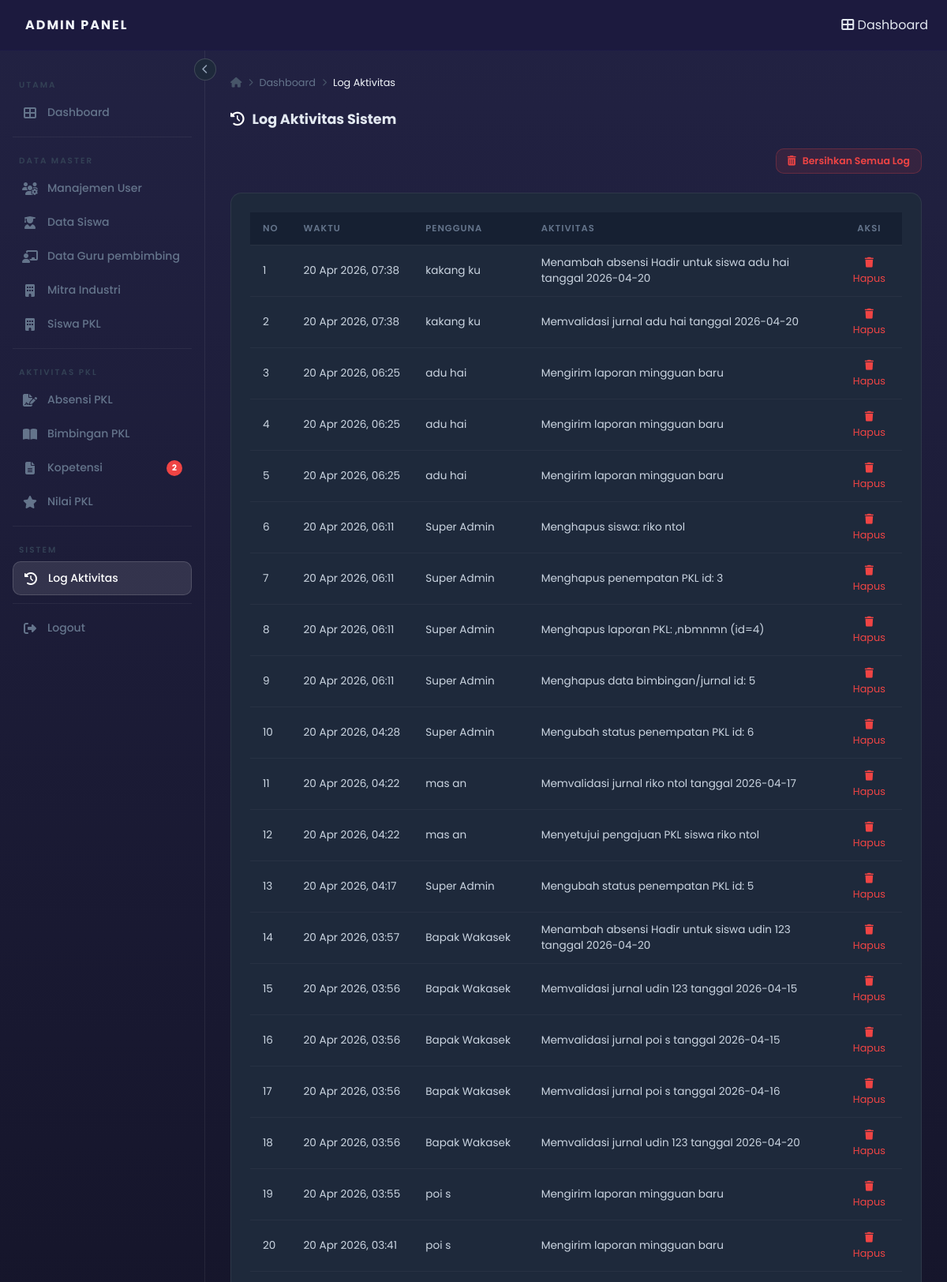
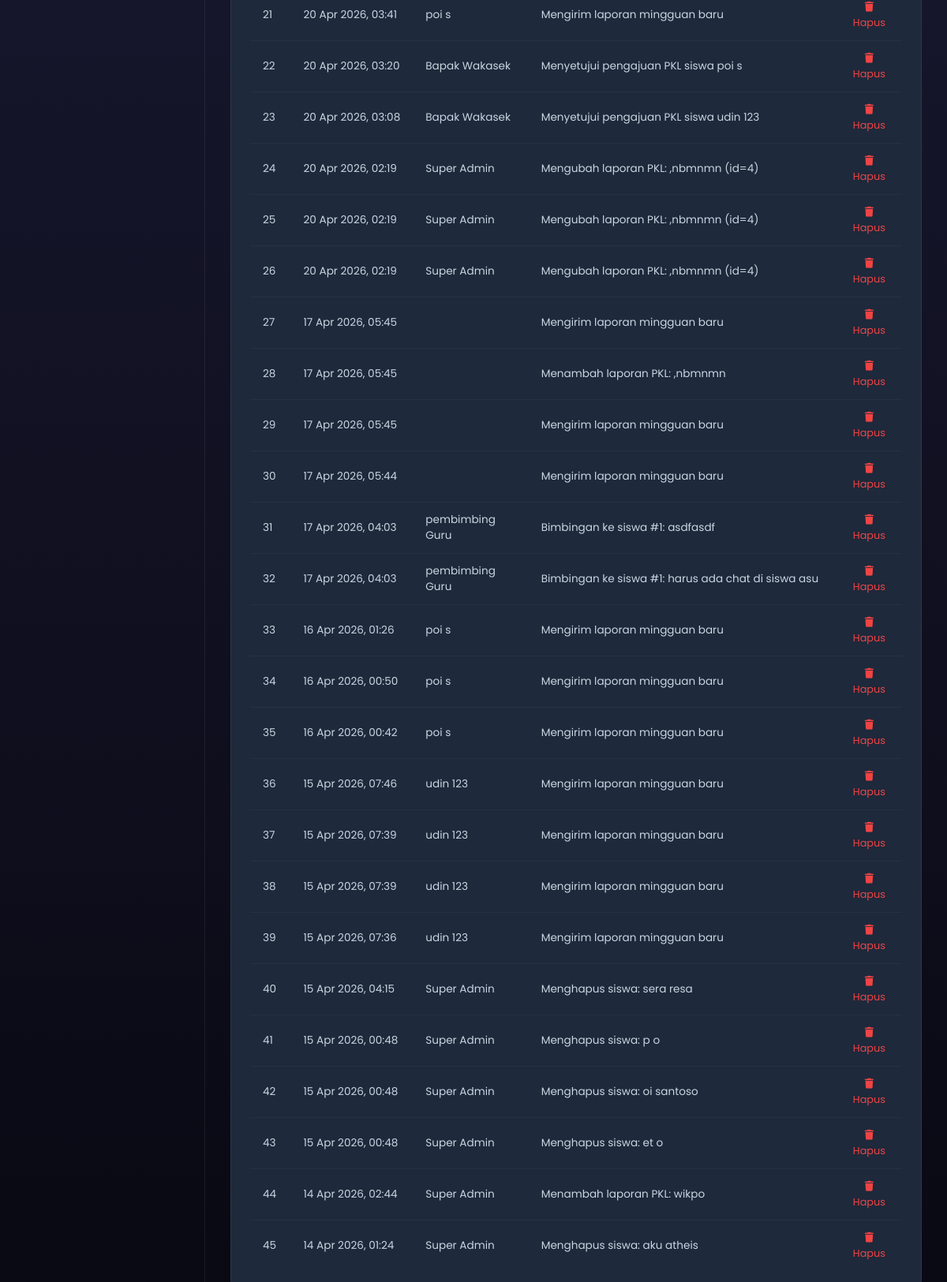
The page /admin/log-aktivitas.php (signed in) on the database its author committed (2 pictures, top to bottom).
### tables this page shows
CREATE TABLE `log_aktivitas` (
  `id_log` int(11) NOT NULL,
  `id_users` int(11) DEFAULT NULL,
  `aktivitas` text NOT NULL,
  `waktu` timestamp NOT NULL DEFAULT current_timestamp()
);

CREATE TABLE `users` (
  `id` int(11) NOT NULL,
  `nama_depan` varchar(50) NOT NULL,
  `nama_belakang` varchar(50) NOT NULL,
  `email` varchar(100) NOT NULL,
  `password` varchar(255) NOT NULL,
  `role` enum('siswa','pembimbing','wakasek','admin') NOT NULL,
  `created_at` timestamp NOT NULL DEFAULT current_timestamp()
);

### admin/log-aktivitas.php (the view, shortened to what this page needs)
<?php
include "../config.php";
include '_header_admin.php';
$tbl_exists = mysqli_query($conn, "SHOW TABLES LIKE 'log_aktivitas'");
$has_log_table = (mysqli_num_rows($tbl_exists) > 0);
?>
<div class="page-header">
    <h2><i class="fas fa-history"></i> Log Aktivitas Sistem</h2>
</div>
<?php if (!$has_log_table): ?>
<!-- ============================================================
     Tabel log_aktivitas belum ada — tampilkan aktivitas dari tabel yang ada
     ============================================================ -->
<div class="card" style="margin-bottom:16px; padding:16px; background:rgba(245,158,11,0.08); border:1px solid rgba(245,158,11,0.3); border-radius:12px;">
    <p style="color:#f59e0b; margin:0; font-size:.85rem;">
        <i class="fas fa-exclamation-triangle"></i>
        <strong>Tabel <code>log_aktivitas</code> belum ada di database.</strong>
        Menampilkan aktivitas dari tabel yang tersedia. Untuk mengaktifkan log permanen,
        jalankan perintah SQL berikut di phpMyAdmin:
    </p>
    <pre style="background:rgba(0,0,0,0.3); padding:12px; border-radius:8px; font-size:.78rem; color:#94a3b8; margin-top:10px; overflow-x:auto;">
CREATE TABLE `log_aktivitas` (
  `id_log`    INT AUTO_INCREMENT PRIMARY KEY,
  `id_users`  INT DEFAULT NULL,
  `aktivitas` TEXT NOT NULL,
  `waktu`     TIMESTAMP DEFAULT CURRENT_TIMESTAMP,
  FOREIGN KEY (`id_users`) REFERENCES `users`(`id`) ON DELETE SET NULL
) ENGINE=InnoDB DEFAULT CHARSET=utf8mb4;</pre>
</div>
<div class="card">
    <div style="padding:12px 16px; border-bottom:1px solid rgba(255,255,255,0.06); font-size:.85rem; color:#94a3b8;">
        <i class="fas fa-info-circle"></i> Menampilkan aktivitas terbaru dari data yang ada
    </div>
    <div class="table-responsive">
        <table class="table">
            <thead>
                <tr>
                    <th>No</th>
                    <th>Waktu</th>
                    <th>Aktivitas</th>
                    <th>Pengguna</th>
                </tr>
            </thead>
            <tbody>
            <?php
            $query_log = "
                SELECT
                    j.tanggal AS waktu,
                    CONCAT('Mengisi jurnal harian: ', LEFT(j.kegiatan, 60), '...') AS aktivitas,
                    CONCAT(u.nama_depan, ' ', u.nama_belakang) AS pengguna
                FROM jurnal_harian j
                LEFT JOIN users u ON j.siswa_id = u.id
                UNION ALL
                SELECT
                    l.created_at AS waktu,
                    CONCAT('Upload laporan PKL [', l.jenis_laporan, ']: ', COALESCE(l.judul_laporan, '(Tanpa judul)')) AS aktivitas,
                    CONCAT(u.nama_depan, ' ', u.nama_belakang) AS pengguna
                FROM laporan_pkl l
                LEFT JOIN users u ON l.siswa_id = u.id
                UNION ALL
                SELECT
                    p.tanggal_pengajuan AS waktu,
                    CONCAT('Mengajukan PKL ke: ', p.nama_perusahaan) AS aktivitas,
                    CONCAT(u.nama_depan, ' ', u.nama_belakang) AS pengguna
                FROM pkl_pengajuan p
                LEFT JOIN users u ON p.ketua_id = u.id
                UNION ALL
                SELECT
                    u.created_at AS waktu,
                    CONCAT('Registrasi akun baru sebagai: ', u.role) AS aktivitas,
                    CONCAT(u.nama_depan, ' ', u.nama_belakang) AS pengguna
                FROM users u
                ORDER BY waktu DESC
                LIMIT 50
            ";
            $result = mysqli_query($conn, $query_log);
            $no = 1;
            if ($result && mysqli_num_rows($result) > 0):
                while ($row = mysqli_fetch_assoc($result)): ?>
                <tr>
                    <td><?= $no++; ?></td>
                    <td style="white-space:nowrap;"><?= date('d M Y, H:i', strtotime($row['waktu'])); ?></td>
                    <td><?= htmlspecialchars($row['aktivitas']); ?></td>
                    <td><?= htmlspecialchars($row['pengguna'] ?? '-'); ?></td>
                </tr>
                <?php endwhile;
            else: ?>
                <tr>
                    <td colspan="4" style="text-align:center; padding:20px; color:#64748b;">
                        Belum ada aktivitas yang tercatat.
                    </td>
                </tr>
            <?php endif; ?>
            </tbody>
        </table>
    </div>
</div>
<?php else: ?>
<div class="page-header" style="margin-top:0; justify-content:flex-end;">
    <a href="log-aktivitas.php?bersihkan_semua=1"
       class="btn btn-danger btn-sm"
       onclick="return confirm('Apakah Anda yakin ingin menghapus SEMUA log?')">
        <i class="fas fa-trash-alt"></i> Bersihkan Semua Log
    </a>
</div>
<?php
$query = "SELECT la.*, u.nama_depan, u.nama_belakang
          FROM log_aktivitas la
          LEFT JOIN users u ON la.id_users = u.id
          ORDER BY la.waktu DESC";
$result = mysqli_query($conn, $query);
?>
<div class="card">
    <div class="table-responsive">
        <table class="table">
            <thead>
                <tr>
                    <th>No</th>
                    <th>Waktu</th>
                    <th>Pengguna</th>
                    <th>Aktivitas</th>
                    <th style="text-align:center;">Aksi</th>
                </tr>
            </thead>
            <tbody>
            <?php
            $no = 1;
            if ($result && mysqli_num_rows($result) > 0):
                while ($row = mysqli_fetch_assoc($result)): ?>
                <tr>
                    <td><?= $no++; ?></td>
                    <td style="white-space:nowrap;"><?= date('d M Y, H:i', strtotime($row['waktu'])); ?></td>
                    <td><?= htmlspecialchars(($row['nama_depan'] ?? '') . ' ' . ($row['nama_belakang'] ?? '') ?: 'System'); ?></td>
                    <td><?= htmlspecialchars($row['aktivitas']); ?></td>
                    <td style="text-align:center;">
                        <a href="log-aktivitas.php?hapus=<?= $row['id_log']; ?>"
                           onclick="return confirm('Hapus log ini?')"
                           style="color:#ef4444; font-size:.8rem; text-decoration:none;">
                            <i class="fas fa-trash"></i> Hapus
                        </a>
                    </td>
                </tr>
                <?php endwhile;
            endif; ?>
            </tbody>
        </table>
    </div>
</div>
<?php endif; ?>
<?php include '_footer_admin.php'; ?>

### admin/style.css (style rules this page uses)
*, *::before, *::after { box-sizing: border-box; margin: 0; padding: 0; }
html { scroll-behavior: smooth; }
body { font-family: 'Poppins', sans-serif; background: linear-gradient(to bottom, #222243, #090913); color: #e2e8f0; min-height: 100vh; }
a { text-decoration: none; color: inherit; }
h2 { font-size: 1.25rem; font-weight: 600; color: #e2e8f0; }
.btn { display: inline-flex; align-items: center; gap: 8px; padding: 10px 20px; border-radius: 10px; font-family: 'Poppins', sans-serif; font-size: 0.85rem; font-weight: 600; cursor: pointer; transition: all 0.2s; border: none; text-decoration: none; }
.btn-danger { background: rgba(239, 68, 68, 0.1); color: #ef4444; border: 1px solid rgba(239, 68, 68, 0.25); }
.btn-sm { padding: 6px 14px; font-size: 0.78rem; }
.card { background: #1e293b; border: 1px solid rgba(255, 255, 255, 0.07); border-radius: 14px; padding: 24px; }
table { width: 100%; border-collapse: collapse; font-size: 0.85rem; }
thead tr { background: #162032; border-bottom: 1px solid rgba(255, 255, 255, 0.08); }
thead th { padding: 12px 16px; text-align: left; font-size: 0.72rem; font-weight: 600; color: #64748b; letter-spacing: 1px; text-transform: uppercase; white-space: nowrap; }
tbody tr { border-bottom: 1px solid rgba(255, 255, 255, 0.04); transition: background 0.15s; }
tbody tr:last-child { border-bottom: none; }
tbody td { padding: 12px 16px; color: #cbd5e1; vertical-align: middle; }
.page-header { display: flex; align-items: center; justify-content: space-between; gap: 16px; margin-bottom: 24px; flex-wrap: wrap; }
.page-header h2 { font-size: 1.1rem; font-weight: 700; color: #e2e8f0; display: flex; align-items: center; gap: 10px; }
.page-header h2 i { color: #ffffff; }

### rows shown on the page
log_aktivitas: waktu "20 Apr 2026, 07:38", id_users.nama_belakang "kakang ku", aktivitas "Menambah absensi Hadir untuk siswa adu hai tanggal 2026-04-20"
log_aktivitas: waktu "20 Apr 2026, 07:38", id_users.nama_belakang "kakang ku", aktivitas "Memvalidasi jurnal adu hai tanggal 2026-04-20"
log_aktivitas: waktu "20 Apr 2026, 06:25", id_users.nama_belakang "adu hai", aktivitas "Mengirim laporan mingguan baru"
log_aktivitas: waktu "20 Apr 2026, 06:25", id_users.nama_belakang "adu hai", aktivitas "Mengirim laporan mingguan baru"
log_aktivitas: waktu "20 Apr 2026, 06:25", id_users.nama_belakang "adu hai", aktivitas "Mengirim laporan mingguan baru"
log_aktivitas: waktu "20 Apr 2026, 06:11", id_users.nama_belakang "Super Admin", aktivitas "Menghapus siswa: riko ntol"
log_aktivitas: waktu "20 Apr 2026, 06:11", id_users.nama_belakang "Super Admin", aktivitas "Menghapus penempatan PKL id: 3"
log_aktivitas: waktu "20 Apr 2026, 06:11", id_users.nama_belakang "Super Admin", aktivitas "Menghapus laporan PKL: ,nbmnmn (id=4)"
log_aktivitas: waktu "20 Apr 2026, 06:11", id_users.nama_belakang "Super Admin", aktivitas "Menghapus data bimbingan/jurnal id: 5"
log_aktivitas: waktu "20 Apr 2026, 04:28", id_users.nama_belakang "Super Admin", aktivitas "Mengubah status penempatan PKL id: 6"
log_aktivitas: waktu "20 Apr 2026, 04:22", id_users.nama_belakang "mas an", aktivitas "Memvalidasi jurnal riko ntol tanggal 2026-04-17"
log_aktivitas: waktu "20 Apr 2026, 04:22", id_users.nama_belakang "mas an", aktivitas "Menyetujui pengajuan PKL siswa riko ntol"
log_aktivitas: waktu "20 Apr 2026, 04:17", id_users.nama_belakang "Super Admin", aktivitas "Mengubah status penempatan PKL id: 5"
log_aktivitas: waktu "20 Apr 2026, 03:57", id_users.nama_belakang "Bapak Wakasek", aktivitas "Menambah absensi Hadir untuk siswa udin 123 tanggal 2026-04-20"
log_aktivitas: waktu "20 Apr 2026, 03:56", id_users.nama_belakang "Bapak Wakasek", aktivitas "Memvalidasi jurnal udin 123 tanggal 2026-04-15"
log_aktivitas: waktu "20 Apr 2026, 03:56", id_users.nama_belakang "Bapak Wakasek", aktivitas "Memvalidasi jurnal poi s tanggal 2026-04-15"
log_aktivitas: waktu "20 Apr 2026, 03:56", id_users.nama_belakang "Bapak Wakasek", aktivitas "Memvalidasi jurnal poi s tanggal 2026-04-16"
log_aktivitas: waktu "20 Apr 2026, 03:56", id_users.nama_belakang "Bapak Wakasek", aktivitas "Memvalidasi jurnal udin 123 tanggal 2026-04-20"
log_aktivitas: waktu "20 Apr 2026, 03:55", id_users.nama_belakang "poi s", aktivitas "Mengirim laporan mingguan baru"
log_aktivitas: waktu "20 Apr 2026, 03:41", id_users.nama_belakang "poi s", aktivitas "Mengirim laporan mingguan baru"
log_aktivitas: waktu "20 Apr 2026, 03:41", id_users.nama_belakang "poi s", aktivitas "Mengirim laporan mingguan baru"
log_aktivitas: waktu "20 Apr 2026, 03:20", id_users.nama_belakang "Bapak Wakasek", aktivitas "Menyetujui pengajuan PKL siswa poi s"
log_aktivitas: waktu "20 Apr 2026, 03:08", id_users.nama_belakang "Bapak Wakasek", aktivitas "Menyetujui pengajuan PKL siswa udin 123"
log_aktivitas: waktu "20 Apr 2026, 02:19", id_users.nama_belakang "Super Admin", aktivitas "Mengubah laporan PKL: ,nbmnmn (id=4)"
log_aktivitas: waktu "20 Apr 2026, 02:19", id_users.nama_belakang "Super Admin", aktivitas "Mengubah laporan PKL: ,nbmnmn (id=4)"
log_aktivitas: waktu "20 Apr 2026, 02:19", id_users.nama_belakang "Super Admin", aktivitas "Mengubah laporan PKL: ,nbmnmn (id=4)"
log_aktivitas: waktu "17 Apr 2026, 05:45", aktivitas "Mengirim laporan mingguan baru"
log_aktivitas: waktu "17 Apr 2026, 05:45", aktivitas "Menambah laporan PKL: ,nbmnmn"
log_aktivitas: waktu "17 Apr 2026, 05:45", aktivitas "Mengirim laporan mingguan baru"
log_aktivitas: waktu "17 Apr 2026, 05:44", aktivitas "Mengirim laporan mingguan baru"
log_aktivitas: waktu "17 Apr 2026, 04:03", id_users.nama_belakang "pembimbing Guru", aktivitas "Bimbingan ke siswa #1: asdfasdf"
log_aktivitas: waktu "17 Apr 2026, 04:03", id_users.nama_belakang "pembimbing Guru", aktivitas "Bimbingan ke siswa #1: harus ada chat di siswa asu"
log_aktivitas: waktu "16 Apr 2026, 01:26", id_users.nama_belakang "poi s", aktivitas "Mengirim laporan mingguan baru"
log_aktivitas: waktu "16 Apr 2026, 00:50", id_users.nama_belakang "poi s", aktivitas "Mengirim laporan mingguan baru"
log_aktivitas: waktu "16 Apr 2026, 00:42", id_users.nama_belakang "poi s", aktivitas "Mengirim laporan mingguan baru"
log_aktivitas: waktu "15 Apr 2026, 07:46", id_users.nama_belakang "udin 123", aktivitas "Mengirim laporan mingguan baru"
log_aktivitas: waktu "15 Apr 2026, 07:39", id_users.nama_belakang "udin 123", aktivitas "Mengirim laporan mingguan baru"
log_aktivitas: waktu "15 Apr 2026, 07:39", id_users.nama_belakang "udin 123", aktivitas "Mengirim laporan mingguan baru"
log_aktivitas: waktu "15 Apr 2026, 07:36", id_users.nama_belakang "udin 123", aktivitas "Mengirim laporan mingguan baru"
log_aktivitas: waktu "15 Apr 2026, 04:15", id_users.nama_belakang "Super Admin", aktivitas "Menghapus siswa: sera resa"
log_aktivitas: waktu "15 Apr 2026, 00:48", id_users.nama_belakang "Super Admin", aktivitas "Menghapus siswa: p o"
log_aktivitas: waktu "15 Apr 2026, 00:48", id_users.nama_belakang "Super Admin", aktivitas "Menghapus siswa: oi santoso"
log_aktivitas: waktu "15 Apr 2026, 00:48", id_users.nama_belakang "Super Admin", aktivitas "Menghapus siswa: et o"
log_aktivitas: waktu "14 Apr 2026, 02:44", id_users.nama_belakang "Super Admin", aktivitas "Menambah laporan PKL: wikpo"
log_aktivitas: waktu "14 Apr 2026, 01:24", id_users.nama_belakang "Super Admin", aktivitas "Menghapus siswa: aku atheis"

### other values the page prints
$label "Dashboard Manajemen User Data Siswa Data Guru pembimbing Mitra Industri Siswa PKL Absensi PKL Bimbingan PKL Kopetensi Nilai PKL Log Aktivitas Logout"
$badge "2"
$page_title "Log Aktivitas"
